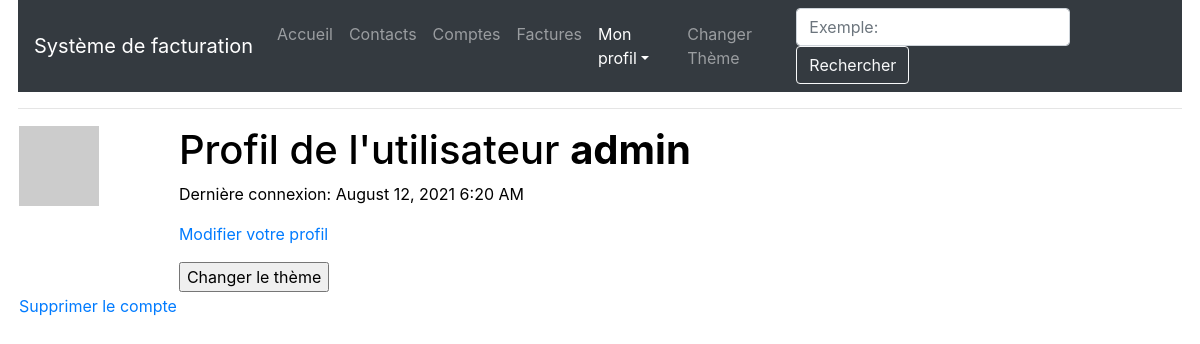
The page /user/admin (signed in) on the database as committed earlier.
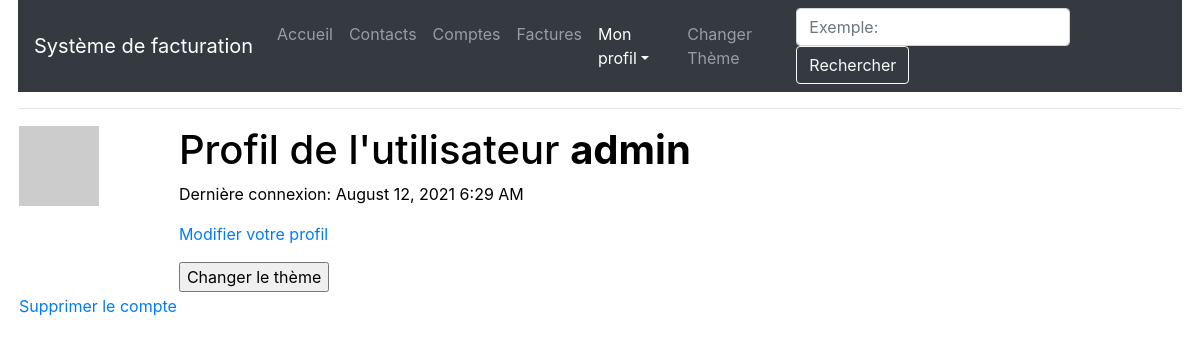
The same page on the database as committed later.
### app/models.py (models this page shows, shortened)
class User(UserMixin, db.Model):
    __tablename__ = "user"
    id = db.Column(db.Integer, primary_key=True)
    username = db.Column(db.String(64), index=True, unique=True)
    email = db.Column(db.String(120), index=True, unique=True)
    password_hash = db.Column(db.String(128))
    about_me = db.Column(db.String(140))
    last_seen = db.Column(db.DateTime, default=datetime.utcnow)
    profil_courrant = db.Column(db.Integer)
    profilEntreprise = db.relationship('CompanyProfil', back_populates="user")
    contact = db.relationship('Contact', back_populates="user")
    compte = db.relationship('Compte', back_populates="user")
    facture = db.relationship('Facture', back_populates="user")
    def avatar(self, size):
        digest = md5(self.email.lower().encode('utf-8')).hexdigest()
        return 'https://www.gravatar.com/avatar/{}?d=identicon&s={}'.format(digest, size)

### app/routes.py (the view)
@app.route('/user/<username>')
@login_required
def user(username):
    user = User.query.filter_by(username=username).first_or_404()
    return render_template('user.html', title=_('Mon profil'), user=user)

### app/models.py (called while the page is built)
@login.user_loader
def load_user(id):
    return User.query.get(int(id))

### app/routes.py (called while the page is built)
@app.before_request
def before_request():
    if current_user.is_authenticated:
        current_user.last_seen = datetime.utcnow()
        db.session.commit()

### app/templates/user.html (shortened to what this page needs)
{% extends "base.html" %}
{% block app_content %}
    <table>
        <tr valign="top">
            <td><img src="{{ user.avatar(128) }}"></td>
            <td>
                <h1>{{ _("Profil de l'utilisateur") }} <strong>{{ user.username }}</strong></h1>
                {% if user.last_seen %}<p>{{ _('Dernière connexion') }}: {{ moment(user.last_seen).format('LLL') }}</p>{% endif %}
                {% if user == current_user %}
                <p><a href="{{ url_for('edit_profile') }}">{{ _('Modifier votre profil') }}</a></p>
                {% endif %}
                <input type="button" id="switch" name="theme" value="{{ _('Changer le thème') }}"/><label for="switch"></label>
            </td>
        </tr>
        <tr>
            <td>
                <a href="{{ url_for('delete_user', username=current_user.username) }}">{{ _('Supprimer le compte') }}</a>
            </td>
        </tr>
    </table>
{% endblock %}

### app/templates/base.html (shortened to what this page needs)
{% extends 'bootstrap/base.html' %}
{% block html %}
  {% block head %}
    {% block styles %}
      <link rel="stylesheet" href="https://maxcdn.bootstrapcdn.com/bootstrap/4.0.0/css/bootstrap.min.css">
      <link rel="stylesheet" href="{{ url_for('static', filename='css/style.css') }}">
    {% endblock %}
  {% endblock %}
  {% block body %}
    {% block navbar %}
    <nav class="navbar navbar-expand-lg navbar-dark bg-dark">
      <a class="navbar-brand" href="{{ url_for('index') }}">{{ _('Système de facturation') }}</a>
      <div class="collapse navbar-collapse">
        <ul class="navbar-nav mr-auto">
            <li class="nav-item {% if request.url_rule.endpoint == 'welcome' %}active {% elif request.url_rule.endpoint == 'index'%}active{% endif %}">
              <a class="nav-link" href="{{ url_for('index') }}">{{ _('Accueil') }}</a>
            </li>
            {% if current_user.is_anonymous %}
            <li class="nav-item {% if request.url_rule.endpoint == 'register' %}active{% endif %}">
              <a class="nav-link" href="{{ url_for('register') }}">{{ _("S'inscrire") }}</a>
            </li>
            <li class="nav-item {% if request.url_rule.endpoint == 'login' %}active{% endif %}">
              <a class="nav-link" href="{{ url_for('login') }}">{{ _('Se connecter') }}</a>
            </li>
            {% else %}
            <li class="nav-item {% if request.url_rule.endpoint == 'contacts' %}active{% endif %}">
              <a class="nav-link" href="{{ url_for('contacts') }}">{{ _('Contacts') }}</a>
            </li>
            <li class="nav-item {% if request.url_rule.endpoint == 'comptes' %}active{% endif %}">
              <a class="nav-link" href="{{ url_for('comptes') }}">{{ _('Comptes') }}</a>
            </li>
            <li class="nav-item">
              <a class="nav-link {% if request.url_rule.endpoint == 'bill' %}active{% endif %}" href="{{ url_for('bill') }}">{{ _("Factures") }}</a>
            </li>
            <li class="nav-item dropdown {% if request.url_rule.endpoint == 'user' %}active{% endif %}">
              <a class="nav-link dropdown-toggle" href="#" id="navbarDropdown" role="button" data-toggle="dropdown" aria-haspopup="true" aria-expanded="false">{{ _('Mon profil') }}</a>
            </li>
            {% endif %}
          <li class="nav-item">
            <a class="nav-link" style="cursor:pointer" id="switch" name="theme" value="test" >Changer Thème</a>
          </li>
        </ul>
        <form class="form-inline">
          <input class="form-control mr-sm-2" type="search" placeholder={{ _("Exemple: loyer") }} aria-label="Search" />
          <button class="btn btn-outline-light my-2 my-sm-0" type="submit">{{ _('Rechercher') }}</button>
        </form>
      </div>
    </nav>
    <hr>
    {% endblock %}
    {% block app_content %}{% endblock %}
  {% endblock %}
{% endblock %}

### app/static/css/style.css (style rules this page uses)
html { color: black; background-color: white; }

Rows that differ between the two databases and show on the page:
changed User "admin": last_seen "August 12, 2021 6:20 AM" → "August 12, 2021 6:29 AM"
